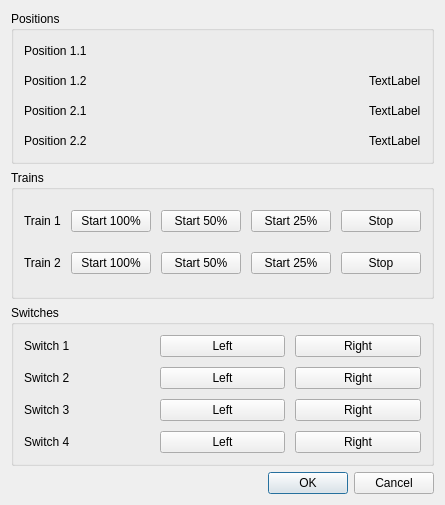
<?xml version="1.0" encoding="UTF-8"?>
<ui version="4.0">
 <class>HHDebugDialog</class>
 <widget class="QDialog" name="HHDebugDialog">
  <property name="geometry">
   <rect>
    <x>0</x>
    <y>0</y>
    <width>394</width>
    <height>505</height>
   </rect>
  </property>
  <property name="windowTitle">
   <string>HW Debug Dialog</string>
  </property>
  <layout class="QVBoxLayout" name="verticalLayout">
   <item>
    <widget class="QGroupBox" name="groupBox">
     <property name="title">
      <string>Positions</string>
     </property>
     <layout class="QGridLayout" name="gridLayout">
      <property name="margin">
       <number>10</number>
      </property>
      <property name="spacing">
       <number>10</number>
      </property>
      <item row="0" column="0">
       <widget class="QLabel" name="label">
        <property name="text">
         <string>Position 1.1</string>
        </property>
       </widget>
      </item>
      <item row="0" column="1">
       <spacer name="horizontalSpacer">
        <property name="orientation">
         <enum>Qt::Horizontal</enum>
        </property>
        <property name="sizeHint" stdset="0">
         <size>
          <width>79</width>
          <height>20</height>
         </size>
        </property>
       </spacer>
      </item>
      <item row="0" column="2">
       <widget class="QLabel" name="status_p11">
        <property name="text">
         <string/>
        </property>
       </widget>
      </item>
      <item row="1" column="0">
       <widget class="QLabel" name="label_3">
        <property name="text">
         <string>Position 1.2</string>
        </property>
       </widget>
      </item>
      <item row="1" column="1">
       <spacer name="horizontalSpacer_2">
        <property name="orientation">
         <enum>Qt::Horizontal</enum>
        </property>
        <property name="sizeHint" stdset="0">
         <size>
          <width>79</width>
          <height>20</height>
         </size>
        </property>
       </spacer>
      </item>
      <item row="1" column="2">
       <widget class="QLabel" name="status_p12">
        <property name="text">
         <string>TextLabel</string>
        </property>
       </widget>
      </item>
      <item row="2" column="0">
       <widget class="QLabel" name="label_5">
        <property name="text">
         <string>Position 2.1</string>
        </property>
       </widget>
      </item>
      <item row="2" column="1">
       <spacer name="horizontalSpacer_3">
        <property name="orientation">
         <enum>Qt::Horizontal</enum>
        </property>
        <property name="sizeHint" stdset="0">
         <size>
          <width>79</width>
          <height>20</height>
         </size>
        </property>
       </spacer>
      </item>
      <item row="2" column="2">
       <widget class="QLabel" name="status_p21">
        <property name="text">
         <string>TextLabel</string>
        </property>
       </widget>
      </item>
      <item row="3" column="0">
       <widget class="QLabel" name="label_8">
        <property name="text">
         <string>Position 2.2</string>
        </property>
       </widget>
      </item>
      <item row="3" column="1">
       <spacer name="horizontalSpacer_4">
        <property name="orientation">
         <enum>Qt::Horizontal</enum>
        </property>
        <property name="sizeHint" stdset="0">
         <size>
          <width>79</width>
          <height>20</height>
         </size>
        </property>
       </spacer>
      </item>
      <item row="3" column="2">
       <widget class="QLabel" name="status_p22">
        <property name="text">
         <string>TextLabel</string>
        </property>
       </widget>
      </item>
     </layout>
    </widget>
   </item>
   <item>
    <widget class="QGroupBox" name="groupBox_2">
     <property name="title">
      <string>Trains</string>
     </property>
     <layout class="QGridLayout" name="gridLayout_2">
      <property name="margin">
       <number>10</number>
      </property>
      <property name="spacing">
       <number>10</number>
      </property>
      <item row="0" column="0">
       <widget class="QLabel" name="label_2">
        <property name="text">
         <string>Train 1</string>
        </property>
       </widget>
      </item>
      <item row="0" column="1">
       <widget class="QPushButton" name="pb_startTrain1">
        <property name="text">
         <string>Start 100%</string>
        </property>
       </widget>
      </item>
      <item row="0" column="4">
       <widget class="QPushButton" name="pb_stopTrain1">
        <property name="text">
         <string>Stop</string>
        </property>
       </widget>
      </item>
      <item row="1" column="0">
       <widget class="QLabel" name="label_4">
        <property name="text">
         <string>Train 2</string>
        </property>
       </widget>
      </item>
      <item row="1" column="1">
       <widget class="QPushButton" name="pb_startTrain2">
        <property name="text">
         <string>Start 100%</string>
        </property>
       </widget>
      </item>
      <item row="1" column="4">
       <widget class="QPushButton" name="pb_stopTrain2">
        <property name="text">
         <string>Stop</string>
        </property>
       </widget>
      </item>
      <item row="0" column="2">
       <widget class="QPushButton" name="pushButton">
        <property name="text">
         <string>Start 50%</string>
        </property>
       </widget>
      </item>
      <item row="1" column="2">
       <widget class="QPushButton" name="pushButton_2">
        <property name="text">
         <string>Start 50%</string>
        </property>
       </widget>
      </item>
      <item row="0" column="3">
       <widget class="QPushButton" name="pushButton_3">
        <property name="text">
         <string>Start 25%</string>
        </property>
       </widget>
      </item>
      <item row="1" column="3">
       <widget class="QPushButton" name="pushButton_4">
        <property name="text">
         <string>Start 25%</string>
        </property>
       </widget>
      </item>
     </layout>
    </widget>
   </item>
   <item>
    <widget class="QGroupBox" name="groupBox_3">
     <property name="title">
      <string>Switches</string>
     </property>
     <layout class="QGridLayout" name="gridLayout_3">
      <property name="margin">
       <number>10</number>
      </property>
      <property name="spacing">
       <number>10</number>
      </property>
      <item row="0" column="0">
       <widget class="QLabel" name="label_6">
        <property name="text">
         <string>Switch 1</string>
        </property>
       </widget>
      </item>
      <item row="0" column="1">
       <widget class="QPushButton" name="pb_switch1Left">
        <property name="text">
         <string>Left</string>
        </property>
       </widget>
      </item>
      <item row="0" column="2">
       <widget class="QPushButton" name="pb_switch1Right">
        <property name="text">
         <string>Right</string>
        </property>
       </widget>
      </item>
      <item row="1" column="0">
       <widget class="QLabel" name="label_7">
        <property name="text">
         <string>Switch 2</string>
        </property>
       </widget>
      </item>
      <item row="1" column="1">
       <widget class="QPushButton" name="pb_switch2Left">
        <property name="text">
         <string>Left</string>
        </property>
       </widget>
      </item>
      <item row="1" column="2">
       <widget class="QPushButton" name="pb_switch2Right">
        <property name="text">
         <string>Right</string>
        </property>
       </widget>
      </item>
      <item row="2" column="0">
       <widget class="QLabel" name="label_11">
        <property name="text">
         <string>Switch 3</string>
        </property>
       </widget>
      </item>
      <item row="2" column="1">
       <widget class="QPushButton" name="pb_switch3Left">
        <property name="text">
         <string>Left</string>
        </property>
       </widget>
      </item>
      <item row="2" column="2">
       <widget class="QPushButton" name="pb_switch3Right">
        <property name="text">
         <string>Right</string>
        </property>
       </widget>
      </item>
      <item row="3" column="0">
       <widget class="QLabel" name="label_10">
        <property name="text">
         <string>Switch 4</string>
        </property>
       </widget>
      </item>
      <item row="3" column="1">
       <widget class="QPushButton" name="pb_switch4Left">
        <property name="text">
         <string>Left</string>
        </property>
       </widget>
      </item>
      <item row="3" column="2">
       <widget class="QPushButton" name="pb_switch4Right">
        <property name="text">
         <string>Right</string>
        </property>
       </widget>
      </item>
     </layout>
    </widget>
   </item>
   <item>
    <widget class="QDialogButtonBox" name="buttonBox">
     <property name="orientation">
      <enum>Qt::Horizontal</enum>
     </property>
     <property name="standardButtons">
      <set>QDialogButtonBox::Cancel|QDialogButtonBox::Ok</set>
     </property>
    </widget>
   </item>
  </layout>
 </widget>
 <resources/>
 <connections>
  <connection>
   <sender>buttonBox</sender>
   <signal>accepted()</signal>
   <receiver>HHDebugDialog</receiver>
   <slot>accept()</slot>
   <hints>
    <hint type="sourcelabel">
     <x>252</x>
     <y>500</y>
    </hint>
    <hint type="destinationlabel">
     <x>157</x>
     <y>274</y>
    </hint>
   </hints>
  </connection>
  <connection>
   <sender>buttonBox</sender>
   <signal>rejected()</signal>
   <receiver>HHDebugDialog</receiver>
   <slot>reject()</slot>
   <hints>
    <hint type="sourcelabel">
     <x>320</x>
     <y>500</y>
    </hint>
    <hint type="destinationlabel">
     <x>286</x>
     <y>274</y>
    </hint>
   </hints>
  </connection>
  <connection>
   <sender>pb_stopTrain1</sender>
   <signal>clicked()</signal>
   <receiver>HHDebugDialog</receiver>
   <slot>train1Stop()</slot>
   <hints>
    <hint type="sourcelabel">
     <x>376</x>
     <y>232</y>
    </hint>
    <hint type="destinationlabel">
     <x>128</x>
     <y>248</y>
    </hint>
   </hints>
  </connection>
  <connection>
   <sender>pb_stopTrain2</sender>
   <signal>clicked()</signal>
   <receiver>HHDebugDialog</receiver>
   <slot>train2Stop()</slot>
   <hints>
    <hint type="sourcelabel">
     <x>376</x>
     <y>268</y>
    </hint>
    <hint type="destinationlabel">
     <x>128</x>
     <y>248</y>
    </hint>
   </hints>
  </connection>
  <connection>
   <sender>pb_switch1Left</sender>
   <signal>clicked()</signal>
   <receiver>HHDebugDialog</receiver>
   <slot>switch1Left()</slot>
   <hints>
    <hint type="sourcelabel">
     <x>253</x>
     <y>349</y>
    </hint>
    <hint type="destinationlabel">
     <x>128</x>
     <y>248</y>
    </hint>
   </hints>
  </connection>
  <connection>
   <sender>pb_switch1Right</sender>
   <signal>clicked()</signal>
   <receiver>HHDebugDialog</receiver>
   <slot>switch1Right()</slot>
   <hints>
    <hint type="sourcelabel">
     <x>376</x>
     <y>349</y>
    </hint>
    <hint type="destinationlabel">
     <x>128</x>
     <y>248</y>
    </hint>
   </hints>
  </connection>
  <connection>
   <sender>pb_switch2Left</sender>
   <signal>clicked()</signal>
   <receiver>HHDebugDialog</receiver>
   <slot>switch2Left()</slot>
   <hints>
    <hint type="sourcelabel">
     <x>253</x>
     <y>385</y>
    </hint>
    <hint type="destinationlabel">
     <x>128</x>
     <y>248</y>
    </hint>
   </hints>
  </connection>
  <connection>
   <sender>pb_switch2Right</sender>
   <signal>clicked()</signal>
   <receiver>HHDebugDialog</receiver>
   <slot>switch2Right()</slot>
   <hints>
    <hint type="sourcelabel">
     <x>376</x>
     <y>385</y>
    </hint>
    <hint type="destinationlabel">
     <x>128</x>
     <y>248</y>
    </hint>
   </hints>
  </connection>
  <connection>
   <sender>pb_switch3Left</sender>
   <signal>clicked()</signal>
   <receiver>HHDebugDialog</receiver>
   <slot>switch3Left()</slot>
   <hints>
    <hint type="sourcelabel">
     <x>253</x>
     <y>421</y>
    </hint>
    <hint type="destinationlabel">
     <x>128</x>
     <y>248</y>
    </hint>
   </hints>
  </connection>
  <connection>
   <sender>pb_switch3Right</sender>
   <signal>clicked()</signal>
   <receiver>HHDebugDialog</receiver>
   <slot>switch3Right()</slot>
   <hints>
    <hint type="sourcelabel">
     <x>376</x>
     <y>421</y>
    </hint>
    <hint type="destinationlabel">
     <x>128</x>
     <y>248</y>
    </hint>
   </hints>
  </connection>
  <connection>
   <sender>pb_switch4Left</sender>
   <signal>clicked()</signal>
   <receiver>HHDebugDialog</receiver>
   <slot>switch4Left()</slot>
   <hints>
    <hint type="sourcelabel">
     <x>253</x>
     <y>457</y>
    </hint>
    <hint type="destinationlabel">
     <x>128</x>
     <y>248</y>
    </hint>
   </hints>
  </connection>
  <connection>
   <sender>pb_switch4Right</sender>
   <signal>clicked()</signal>
   <receiver>HHDebugDialog</receiver>
   <slot>switch4Right()</slot>
   <hints>
    <hint type="sourcelabel">
     <x>376</x>
     <y>457</y>
    </hint>
    <hint type="destinationlabel">
     <x>128</x>
     <y>248</y>
    </hint>
   </hints>
  </connection>
  <connection>
   <sender>pb_startTrain1</sender>
   <signal>clicked()</signal>
   <receiver>HHDebugDialog</receiver>
   <slot>train1Start100()</slot>
   <hints>
    <hint type="sourcelabel">
     <x>104</x>
     <y>216</y>
    </hint>
    <hint type="destinationlabel">
     <x>3</x>
     <y>197</y>
    </hint>
   </hints>
  </connection>
  <connection>
   <sender>pushButton</sender>
   <signal>clicked()</signal>
   <receiver>HHDebugDialog</receiver>
   <slot>train1Start50()</slot>
   <hints>
    <hint type="sourcelabel">
     <x>188</x>
     <y>221</y>
    </hint>
    <hint type="destinationlabel">
     <x>1</x>
     <y>184</y>
    </hint>
   </hints>
  </connection>
  <connection>
   <sender>pushButton_3</sender>
   <signal>clicked()</signal>
   <receiver>HHDebugDialog</receiver>
   <slot>train1Start25()</slot>
   <hints>
    <hint type="sourcelabel">
     <x>278</x>
     <y>221</y>
    </hint>
    <hint type="destinationlabel">
     <x>0</x>
     <y>224</y>
    </hint>
   </hints>
  </connection>
  <connection>
   <sender>pb_startTrain2</sender>
   <signal>clicked()</signal>
   <receiver>HHDebugDialog</receiver>
   <slot>train2Start100()</slot>
   <hints>
    <hint type="sourcelabel">
     <x>134</x>
     <y>258</y>
    </hint>
    <hint type="destinationlabel">
     <x>2</x>
     <y>266</y>
    </hint>
   </hints>
  </connection>
  <connection>
   <sender>pushButton_2</sender>
   <signal>clicked()</signal>
   <receiver>HHDebugDialog</receiver>
   <slot>train2Start50()</slot>
   <hints>
    <hint type="sourcelabel">
     <x>211</x>
     <y>258</y>
    </hint>
    <hint type="destinationlabel">
     <x>2</x>
     <y>299</y>
    </hint>
   </hints>
  </connection>
  <connection>
   <sender>pushButton_4</sender>
   <signal>clicked()</signal>
   <receiver>HHDebugDialog</receiver>
   <slot>train2Start25()</slot>
   <hints>
    <hint type="sourcelabel">
     <x>288</x>
     <y>257</y>
    </hint>
    <hint type="destinationlabel">
     <x>2</x>
     <y>329</y>
    </hint>
   </hints>
  </connection>
 </connections>
 <slots>
  <slot>train1Start100()</slot>
  <slot>train1Stop()</slot>
  <slot>train2Start100()</slot>
  <slot>train2Stop()</slot>
  <slot>switch1Left()</slot>
  <slot>switch2Left()</slot>
  <slot>switch3Left()</slot>
  <slot>switch4Left()</slot>
  <slot>switch1Right()</slot>
  <slot>switch2Right()</slot>
  <slot>switch3Right()</slot>
  <slot>switch4Right()</slot>
  <slot>train2Start50()</slot>
  <slot>train2Start25()</slot>
  <slot>train1Start50()</slot>
  <slot>train1Start25()</slot>
 </slots>
</ui>
